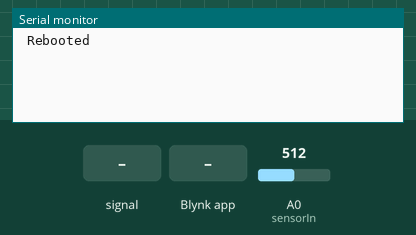
Recording of a sketch running on a simulated ESP8266 (Wemos D1 mini). Shown: the last lines printed to the serial monitor. The test bench sets the inputs (shaded band); at power-on: A0 (sensorIn) = 512. WiFi joins after 1.5 s; servers stay silent unless stated.

Above: at 3.3 s.
3.4 s: A0 (sensorIn) fed a 200 Hz sine of ±81 counts around its level
At 6.1 s:
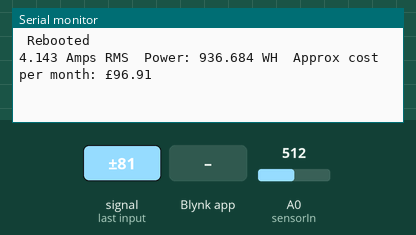
6.4 s: A0 (sensorIn) set to 716
At 7.7 s:
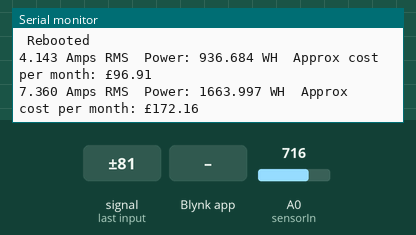
7.9 s: Blynk app writes 1 to V2
At 9.3 s:
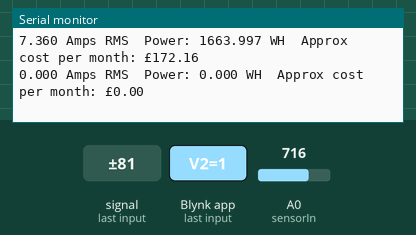
9.4 s: Blynk app writes 200 to V2
10.9 s: A0 (sensorIn) set to 900
At 12.2 s:
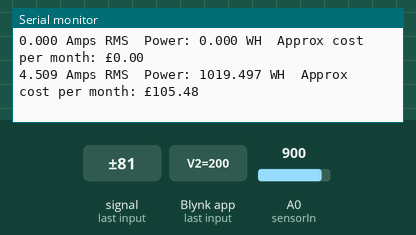
Timing chart, 0 to 13.4 s (numbered marks = the images above; inputs shaded):
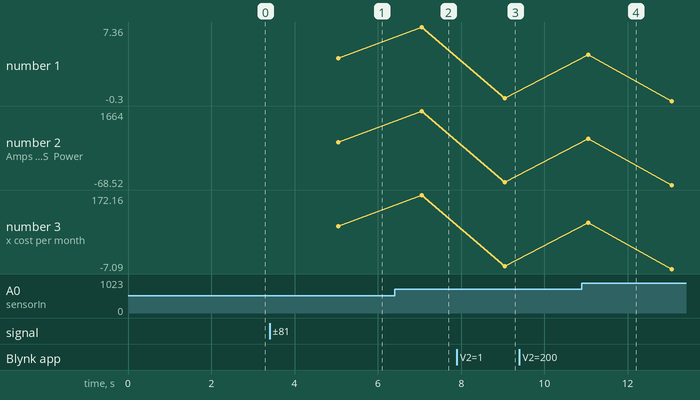

Measured:
- after the input at 3.4 s, the serial monitor: prints a new line after 1.7 s (image 1)
- after the input at 6.4 s, the serial monitor: prints a new line after 0.65 s (image 2)
- after the input at 7.9 s, the serial monitor: prints a new line after 1.2 s (image 3)
- after the input at 10.9 s, the serial monitor: prints a new line after 0.15 s (image 4)
- plotted number 1: 4.14 → 7.36 after the input at 6.4 s, 7.36 → 0 after the input at 7.9 s
- plotted number 2: 936.68 → 1664 after the input at 6.4 s, 1664 → 0 after the input at 7.9 s
- plotted number 3: 96.91 → 172.16 after the input at 6.4 s, 172.16 → 0 after the input at 7.9 s

The sketch:

ESPecoMon.ino
```cpp
/* ESPecoMon.ino very low cost energy monitor using ACS712
 * References to WeMos should also apply to Sparkfun Blynk board and nodeMCU
 * WeMos connections VCC to 5V, GND to GND and OUT to A0
 * WeMos 5V pin is approx 4.8V and ACS712 requires at least 4.5V so don't use WeMos 3.3V to power the ACS712
 * WeMos only has a 3.2V ADC so you have 2 options:
 * 1. Only use 60% of the current rating of the ACS712
 * or
 * 2. Add a 180K Ohm resistor between ACS712 data out and Analogue port A0
 */

//#define BLYNK_DEBUG
#define BLYNK_PRINT Serial
#include <ArduinoOTA.h>
#include <ESP8266WiFi.h>
#include <BlynkSimpleEsp8266.h>

#define CLOUD  // comment out for local server

BlynkTimer timer;

char auth[]       = "xxxx";
char ssid[]       = "xxxx";
char pass[]       = "xxxx";
char server[]     = "blynk-cloud.com";    // ip or domain
char myhostname[] = "ACS712-5A-20A-30A";  // for OTA and router identification

const int sensorIn = A0;
unsigned int mVperAmp = 66;   // 185 for 5A, 100 for 20A and 66 for 30A Module
float ACSVoltage = 0;
float VRMS = 0;
float AmpsRMS = 0;
float inputV = 238.0;           // reading from DMM
float mcuVoltage = 5.0;         // MCU ADC maximum - voltage divider means we should use 5.0V reference not 3.2V
float WH = 0;
unsigned int calibration = 62;  // V2 slider calibrates this
unsigned int pF = 95;           // Power Factor default 90
float energyCostpermonth = 0;   // 30 day cost as present energy usage incl approx PF
unsigned int energyTariff = 1437; // http://www.energysavingtrust.org.uk/about-us/our-calculations

void getACS712() {  // for AC
  ACSVoltage = getVPP();
  VRMS = (ACSVoltage/2.0) *0.707;
  VRMS = VRMS - (calibration / 10000.0);     // calibtrate to zero with slider
  AmpsRMS = (VRMS * 1000)/mVperAmp;
  if((AmpsRMS > -0.015) && (AmpsRMS < 0.008)){  // remove low end chatter
    AmpsRMS = 0.0;
  }
  Serial.print(String(AmpsRMS, 3));
  Serial.print(" Amps RMS");
  Serial.print("\tPower: ");
  WH = (inputV * AmpsRMS) * (pF / 100.0);
  Serial.print(String(WH, 3));
  Serial.print(" WH");
  Blynk.virtualWrite(V0, String(AmpsRMS, 3));
  Blynk.virtualWrite(V1, String(WH, 3));
  Blynk.virtualWrite(V3, int(WH + 0.5));  // gauge
  energyCostpermonth = 24.0 * 30.0 * (WH / 1000.0) * (energyTariff / 10000.0);
  Serial.print("  Approx cost per month: £");
  Serial.println(String(energyCostpermonth, 2));
  Blynk.virtualWrite(V6, String(energyCostpermonth, 2));
}

float getVPP()
{
  float result;
  int readValue;
  int maxValue = 0;
  int minValue = 1024;
  uint32_t start_time = millis();
  while((millis()-start_time) < 950) //read every 0.95 Sec
  {
     readValue = analogRead(sensorIn);
     if (readValue > maxValue)
     {
         maxValue = readValue;
     }
     if (readValue < minValue)
     {
         minValue = readValue;
     }
  }
   result = ((maxValue - minValue) * mcuVoltage) / 1024.0;
   return result;
 }

// V0 AC IRMS display
// V1 WH display

BLYNK_WRITE(V2) {  // calibration slider 50 to 70
    calibration = param.asInt();
}

// V3 WH gauge

BLYNK_WRITE(V4) {  // set supply voltage slider 70 to 260
    inputV = param.asInt();
}

BLYNK_WRITE(V5) {  // set 5, 20 or 30A ACS712 with menu
    switch (param.asInt())
    {
      case 1: {       // 30A
        mVperAmp = 66;
        break;
      }
      case 2: {       // 20A
        mVperAmp = 100;
        break;
      }
      case 3: {       // 5A
        mVperAmp = 185;
        break;
      }
      default: {      // 30A
       mVperAmp = 66;
      }
    }
}

// V6 Cost gauge

BLYNK_WRITE(V7) {  // PF slider 60 to 100 i.e 0.60 to 1.00, default 95
    pF = param.asInt();
}

BLYNK_WRITE(V8) {  // Energy tariff slider 1000 to 2000, default 1437 (UK £ 0.1437 / KWH)
    energyTariff = param.asInt();
}

void setup() {
  WiFi.hostname(myhostname);
  Serial.begin(115200);
  Serial.println("\n Rebooted");
  WiFi.mode(WIFI_STA);
  #ifdef CLOUD
    Blynk.begin(auth, ssid, pass);
  #else
    Blynk.begin(auth, ssid, pass, server);
  #endif
  while (Blynk.connect() == false) {}
  ArduinoOTA.setHostname(myhostname);
  ArduinoOTA.begin();
  timer.setInterval(2000L, getACS712); // get data every 2s
}

BLYNK_CONNECTED(){
  Blynk.syncAll();
}

void loop() {
  Blynk.run();
  ArduinoOTA.handle();
  timer.run();
}
```
